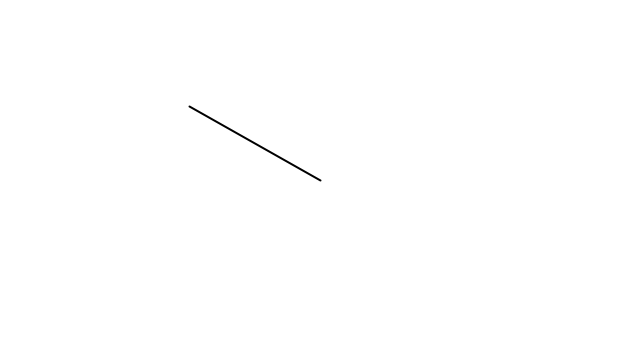
Frame 1 (no input)
Frame 60 (the mouse pressed at the canvas centre just before this capture): identical to frame 1, image omitted
Frame 120 (the mouse held since frame 60 and released just before this capture): blank canvas, image omitted

The Processing sketch that drew this single still picture (run headless with seeded random() and noise(); from frame 60 on, the mouse is pressed at the canvas centre):

// Processing sketch: NOC_1_6_vector_normalize
// ── NOC_1_6_vector_normalize.pde
// The Nature of Code
// Daniel Shiffman
// http://natureofcode.com

// Demonstration of normalizing a vector.
// Normalizing a vector sets its length to 1.

void setup() {
  size(640,360);
}

void draw() {
  background(255);
  
    // A vector that points to the mouse location
    PVector mouse = new PVector(mouseX,mouseY);
    // A vector that points to the center of the window
    PVector center = new PVector(width/2,height/2);
    // Subtract center from mouse which results in a vector that points from center to mouse
    mouse.sub(center);
    
    // Normalize the vector
    mouse.normalize();
    
    // Multiply its length by 50
    mouse.mult(150);
  
    translate(width/2,height/2);
    // Draw the resulting vector
    stroke(0);
    strokeWeight(2);
    line(0,0,mouse.x,mouse.y);
  
}
